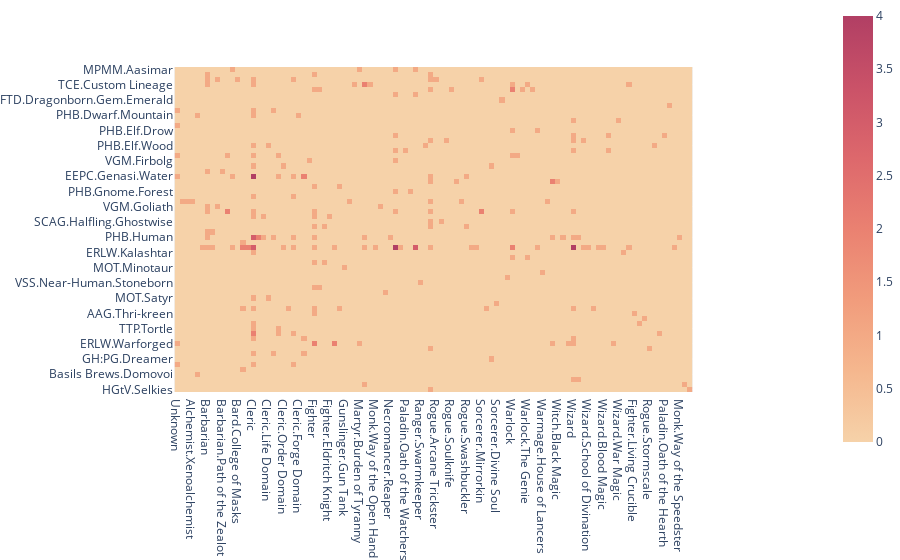

Here is the notebook cell this chart was saved with:
### Code cell
Tab_Rac = pd.read_csv('/home/jovyan/Data/Race.csv')
Tab_Cla = pd.read_csv('/home/jovyan/Data/Class_Level.csv')
Tab_Cha = pd.read_csv('/home/jovyan/Data/Characters.csv')

data = []
List_Race  = []
for x1, y1 in Tab_Rac.iterrows():
    if Tab_Rac.at[x1,'Count'] > 0:
        List_Race.append(Tab_Rac.at[x1,'Tag2'])

List_Class = []
for x1, y1 in Tab_Cla.iterrows():
    if Tab_Cla.at[x1,'C_Count'] > 0:
        List_Class.append(Tab_Cla.at[x1,'Tag3'])

for y1 in List_Race:
    Ro = []
    for y2 in List_Class:
        Con=0
        Con=len(Tab_Cha.query("Race=='"+y1+"' and `Class Breakdown`.str.contains('"+y2+"')").index)
        Ro.append(Con)
    data.append(Ro)

fig = px.imshow(data,
                x=List_Class,
                y=List_Race,
                color_continuous_scale='Redor'
               )

fig.update_xaxes(side="bottom")
fig.update_layout(autosize=True, height=1000)
fig.update_layout(margin = dict(t=0, l=1, r=0, b=0, autoexpand=True))
fig.show()

### Figure 1 — Plotly figure (JSON) as saved in the notebook; plotly's stock layout.template omitted (floating-point values rounded to 4 significant figures; data arrays with more than 128 entries replaced by an {"elided": "..."} marker saying what was removed)
{"data": [{"coloraxis": "coloraxis", "name": "0", "x": ["Unknown", "Alchemist.Mutagenist", "Alchemist.Ooze Rancher", "Alchemist.Xenoalchemist", "Artificer.Armorer", "Artificer.Battle Smith", "Barbarian", "Barbarian.Path of the Totem Warrior", "Barbarian.Path of the Ancestral Guardian", "Barbarian.Path of the Zealot", "Bard.College of Lore", "Bard.College of Eloquence", "Bard.College of Masks", "Blood Hunter.Order of the Lycan", "Blood Hunter.Order of the Profane Soul.The Hexblade", "Cleric", "Cleric.Moon Domain", "Cleric.Death Domain", "Cleric.Life Domain", "Cleric.Light Domain", "Cleric.Tempest Domain", "Cleric.Order Domain", "Cleric.Peace Domain", "Cleric.Twilight Domain", "Cleric.Forge Domain", "Cleric.Grave Domain", "Druid.Circle of the Shepherd", "Fighter", "Fighter.Echo Knight", "Fighter.Battle Master", "Fighter.Eldritch Knight", "Fighter.Rune Knight", "Fighter.Samurai", "Gunslinger.Gun Tank", "Gunslinger.White Hat", "Martyr.Burden of Mercy", "Martyr.Burden of Tyranny", "Monk", "Monk.Way of Shadow", "Monk.Way of the Open Hand", "Necromancer.Pharaoh", "Necromancer.Reanimator", "Necromancer.Reaper", "Paladin", "Paladin.Oath of the Open Sea", "Paladin.Oath of the Watchers", "Paladin.Oath of the Sun", "Paladin.Oath of Conquest", "Ranger.Swarmkeeper", "Ranger.Horizon Walker", "Rogue", "Rogue.Arcane Trickster", "Rogue.Assassin", "Rogue.Phantom", "Rogue.Soulknife", "Rogue.Titan Slayer", "Rogue.Scout", "Rogue.Swashbuckler", "Rogue.Kinslayer", "Sorcerer.Clockwork Soul", "Sorcerer.Mirrorkin", "Sorcerer.Reincarnated Hero", "Sorcerer.Toon Magic", "Sorcerer.Divine Soul", "Vessel.Altered Mage", "Warden.Bloodwrath Guardian", "Warlock", "Warlock.The Archfey", "Warlock.The Fathomless", "Warlock.The Genie", "Warlock.The Undead", "Warlock.The Hexblade", "Warmage.House of Lancers", "Warmage.House of Pawns", "Witch", "Witch.Black Magic", "Witch.Blood Magic", "Witch.Steel Magic", "Wizard", "Wizard.Chronurgy Magic", "Wizard.School of Abjuration", "Wizard.School of Divination", "Wizard.School of Illusion", "Wizard.School of Necromancy", "Wizard.Blood Magic", "Wizard.Bladesinging", "Wizard.Magic Missile Mage", "Wizard.War Magic", "Cleric.Eldritch Domain", "Cleric.Inquisition Domain", "Fighter.Living Crucible", "Cleric.Garlic Bread Domain", "Bard.College of Playful Mockery", "Rogue.Stormscale", "Bard.College of Dance", "Cleric.Astral Domain", "Paladin.Oath of the Hearth", "Sorcerer.Frost Magic", "Warlock.The Astral Griffon", "Monk.Way of the Speedster", "Monk.Way of the Dancing Current", "Rogue.Dreadmask"], "y": ["MPMM.Aasimar", "VGM.Bugbear", "ERLW.Changeling", "TCE.Custom Lineage", "VRGR.Dhampir", "FTD.Dragonborn.Gem.Amethyst", "FTD.Dragonborn.Gem.Emerald", "FTD.Dragonborn.Gem.Sapphire", "PHB.Dwarf.Hill", "PHB.Dwarf.Mountain", "MPMM.Eladrin", "PHB.Elf", "PHB.Elf.Drow", "EGW.Elf.Pallid", "MTF.Elf.Shadar-kai", "PHB.Elf.Wood", "WGE.Elf.Wood.Aereni", "WBtW.Fairy", "VGM.Firbolg", "EEPC.Genasi.Earth", "EEPC.Genasi.Fire", "EEPC.Genasi.Water", "VSS.Geppettin.Bisque", "AAG.Giff", "PHB.Gnome.Forest", "DMG.Goblin", "ERLW.Goblin", "VGM.Goliath", "PHB.Half-Elf", "PHB.Half-Orc", "SCAG.Halfling.Ghostwise", "PHB.Halfling.Stout", "ERLW.Hobgoblin", "PHB.Human", "PSI.Human.Innistrad", "PHB.Human.Variant", "ERLW.Kalashtar", "MPMM.Kobold", "VGM.Kobold", "MOT.Minotaur", "VSS.Near-Human", "VSS.Near-Human.Mul", "VSS.Near-Human.Stoneborn", "AAG.Plasmoid", "VRGR.Reborn", "MOT.Satyr", "VSS.Spirithost", "VGM.Tabaxi", "AAG.Thri-kreen", "MTF.Tiefling.Levistus", "MTF.Tiefling.Mephistopheles", "TTP.Tortle", "VGM.Triton", "GGR.Vedalken", "ERLW.Warforged", "VGM.Yuan-ti Pureblood", "Point_Hat.Brownie", "GH:PG.Dreamer", "SCPC.Awakened Blight", "HCKOG.Kitsune.Rage", "Basils Brews.Domovoi", "Sisalik.Sisalik", "TEB.Deepling", "HGtV.Selkies"], "z": {"elided": "64x102 int values"}, "type": "heatmap", "xaxis": "x", "yaxis": "y", "hovertemplate": "x: %{x}<br>y: %{y}<br>color: %{z}<extra></extra>"}], "layout": {"xaxis": {"anchor": "y", "domain": [0.1632, 0.8368], "scaleanchor": "y", "constrain": "domain", "side": "bottom", "type": "category", "range": [-0.5, 101.5], "autorange": true}, "yaxis": {"anchor": "x", "domain": [0, 1], "autorange": true, "constrain": "domain", "type": "category", "range": [63.5, -0.5]}, "coloraxis": {"colorscale": [[0, "rgb(246, 210, 169)"], [0.1667, "rgb(245, 183, 142)"], [0.3333, "rgb(241, 156, 124)"], [0.5, "rgb(234, 129, 113)"], [0.6667, "rgb(221, 104, 108)"], [0.8333, "rgb(202, 82, 104)"], [1, "rgb(177, 63, 100)"]]}, "margin": {"t": 0, "l": 1, "r": 0, "b": 0, "autoexpand": true}, "autosize": true}}
